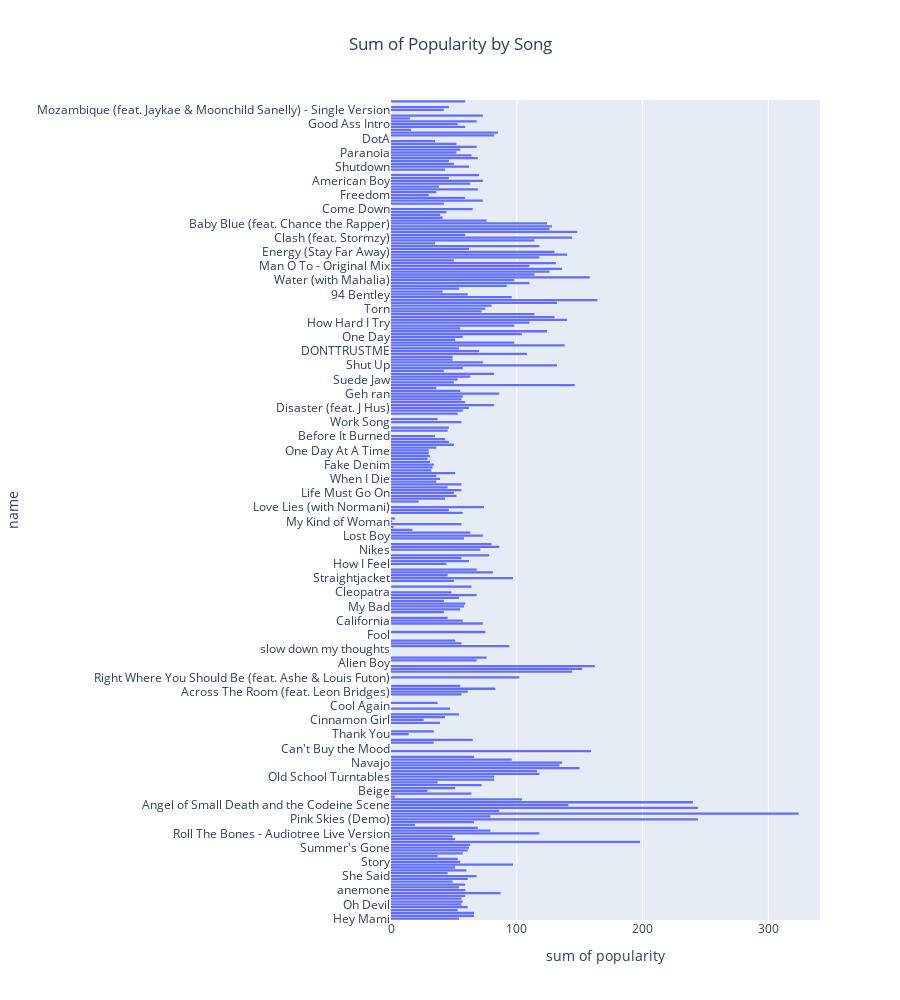

Source (notebook cell):
### Markdown cell above
### Create a visualization of song popularity

### Code cell
px.histogram(merge, y='name', x='popularity', orientation='h', height = 1000, title = 'Sum of Popularity by Song').update_layout(title_x = 0.5)

### Figure 1 — Plotly figure (JSON) as saved in the notebook; plotly's stock layout.template omitted (floating-point values rounded to 4 significant figures; data arrays with more than 128 entries replaced by an {"elided": "..."} marker saying what was removed)
{"data": [{"alignmentgroup": "True", "bingroup": "y", "histfunc": "sum", "hovertemplate": "sum of popularity=%{x}<br>name=%{y}<extra></extra>", "legendgroup": "", "marker": {"color": "#636efa", "pattern": {"shape": ""}}, "name": "", "offsetgroup": "", "orientation": "h", "showlegend": false, "type": "histogram", "x": {"elided": "383 int values"}, "xaxis": "x", "y": {"elided": "383 str values"}, "yaxis": "y"}], "layout": {"barmode": "relative", "height": 1000, "legend": {"tracegroupgap": 0}, "title": {"text": "Sum of Popularity by Song", "x": 0.5}, "xaxis": {"anchor": "y", "domain": [0, 1], "title": {"text": "sum of popularity"}}, "yaxis": {"anchor": "x", "domain": [0, 1], "title": {"text": "name"}}}}
